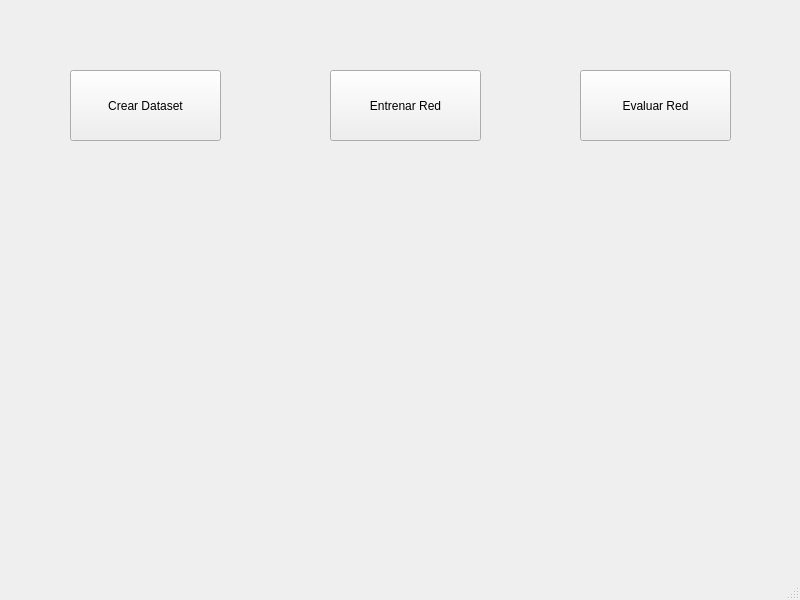
<?xml version="1.0" encoding="UTF-8"?>
<ui version="4.0">
 <class>MainWindow</class>
 <widget class="QMainWindow" name="MainWindow">
  <property name="geometry">
   <rect>
    <x>0</x>
    <y>0</y>
    <width>800</width>
    <height>600</height>
   </rect>
  </property>
  <property name="windowTitle">
   <string>MainWindow</string>
  </property>
  <widget class="QWidget" name="centralwidget">
   <widget class="QPushButton" name="createDataset">
    <property name="geometry">
     <rect>
      <x>70</x>
      <y>70</y>
      <width>151</width>
      <height>71</height>
     </rect>
    </property>
    <property name="text">
     <string>Crear Dataset</string>
    </property>
   </widget>
   <widget class="QPushButton" name="trainNet">
    <property name="geometry">
     <rect>
      <x>330</x>
      <y>70</y>
      <width>151</width>
      <height>71</height>
     </rect>
    </property>
    <property name="text">
     <string>Entrenar Red</string>
    </property>
   </widget>
   <widget class="QPushButton" name="testNet">
    <property name="geometry">
     <rect>
      <x>580</x>
      <y>70</y>
      <width>151</width>
      <height>71</height>
     </rect>
    </property>
    <property name="text">
     <string>Evaluar Red</string>
    </property>
   </widget>
   <widget class="QLabel" name="image">
    <property name="geometry">
     <rect>
      <x>70</x>
      <y>190</y>
      <width>661</width>
      <height>321</height>
     </rect>
    </property>
    <property name="text">
     <string/>
    </property>
   </widget>
  </widget>
  <widget class="QMenuBar" name="menubar">
   <property name="geometry">
    <rect>
     <x>0</x>
     <y>0</y>
     <width>800</width>
     <height>22</height>
    </rect>
   </property>
  </widget>
  <widget class="QStatusBar" name="statusbar"/>
 </widget>
 <resources/>
 <connections/>
</ui>
